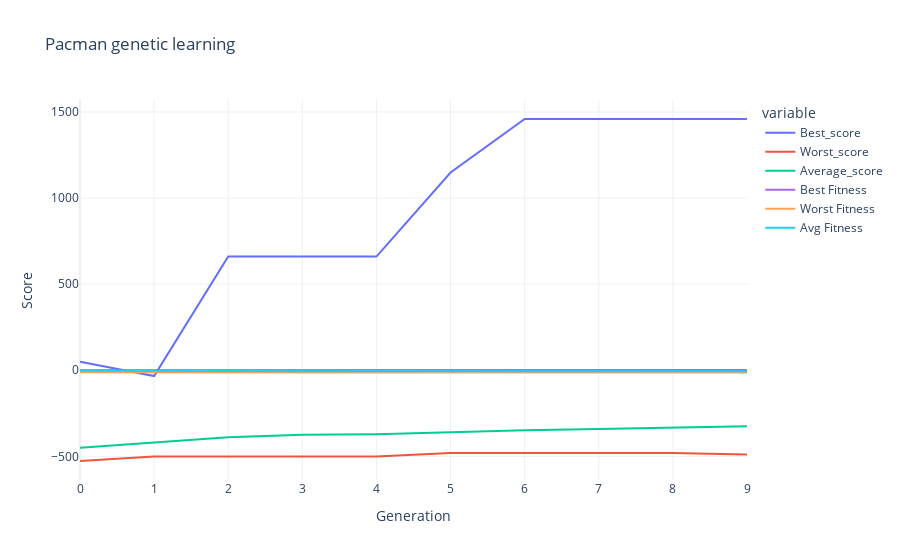

Notebook source saved alongside this figure:
### Code cell
fig = px.line(results, x='Generation', y=['Best_score', 'Worst_score', 'Average_score', 'Best Fitness', 'Worst Fitness', 'Avg Fitness'], title='Pacman genetic learning',
                  labels=dict(value = 'Score'), template='plotly_white')
fig.show()

### Figure 1 — Plotly figure (JSON) as saved in the notebook; plotly's stock layout.template omitted (floating-point values rounded to 4 significant figures)
{"data": [{"hovertemplate": "variable=Best_score<br>Generation=%{x}<br>Score=%{y}<extra></extra>", "legendgroup": "Best_score", "line": {"color": "#636efa", "dash": "solid"}, "mode": "lines", "name": "Best_score", "orientation": "v", "showlegend": true, "type": "scatter", "x": [0, 1, 2, 3, 4, 5, 6, 7, 8, 9], "xaxis": "x", "y": [49, -34, 660, 660, 660, 1148, 1459, 1459, 1459, 1459], "yaxis": "y"}, {"hovertemplate": "variable=Worst_score<br>Generation=%{x}<br>Score=%{y}<extra></extra>", "legendgroup": "Worst_score", "line": {"color": "#EF553B", "dash": "solid"}, "mode": "lines", "name": "Worst_score", "orientation": "v", "showlegend": true, "type": "scatter", "x": [0, 1, 2, 3, 4, 5, 6, 7, 8, 9], "xaxis": "x", "y": [-527, -501, -501, -501, -501, -481, -480, -480, -480, -489], "yaxis": "y"}, {"hovertemplate": "variable=Average_score<br>Generation=%{x}<br>Score=%{y}<extra></extra>", "legendgroup": "Average_score", "line": {"color": "#00cc96", "dash": "solid"}, "mode": "lines", "name": "Average_score", "orientation": "v", "showlegend": true, "type": "scatter", "x": [0, 1, 2, 3, 4, 5, 6, 7, 8, 9], "xaxis": "x", "y": [-450.5, -420.8, -388.4, -374.1, -371.6, -360.1, -348.3, -341.2, -335.3, -325.7], "yaxis": "y"}, {"hovertemplate": "variable=Best Fitness<br>Generation=%{x}<br>Score=%{y}<extra></extra>", "legendgroup": "Best Fitness", "line": {"color": "#ab63fa", "dash": "solid"}, "mode": "lines", "name": "Best Fitness", "orientation": "v", "showlegend": true, "type": "scatter", "x": [0, 1, 2, 3, 4, 5, 6, 7, 8, 9], "xaxis": "x", "y": [0.1008, -0.07658, 0.9218, 0.9218, 0.9218, 1.888, 1.888, 1.888, 1.888, 1.888], "yaxis": "y"}, {"hovertemplate": "variable=Worst Fitness<br>Generation=%{x}<br>Score=%{y}<extra></extra>", "legendgroup": "Worst Fitness", "line": {"color": "#FFA15A", "dash": "solid"}, "mode": "lines", "name": "Worst Fitness", "orientation": "v", "showlegend": true, "type": "scatter", "x": [0, 1, 2, 3, 4, 5, 6, 7, 8, 9], "xaxis": "x", "y": [-12.03, -10.88, -10.88, -12.39, -12.39, -12.39, -12.39, -12.39, -12.39, -12.39], "yaxis": "y"}, {"hovertemplate": "variable=Avg Fitness<br>Generation=%{x}<br>Score=%{y}<extra></extra>", "legendgroup": "Avg Fitness", "line": {"color": "#19d3f3", "dash": "solid"}, "mode": "lines", "name": "Avg Fitness", "orientation": "v", "showlegend": true, "type": "scatter", "x": [0, 1, 2, 3, 4, 5, 6, 7, 8, 9], "xaxis": "x", "y": [-3.601, -6.097, -4.885, -5.159, -5.648, -5.297, -5.372, -5.525, -5.453, -5.57], "yaxis": "y"}], "layout": {"legend": {"title": {"text": "variable"}, "tracegroupgap": 0}, "title": {"text": "Pacman genetic learning"}, "xaxis": {"anchor": "y", "domain": [0, 1], "title": {"text": "Generation"}}, "yaxis": {"anchor": "x", "domain": [0, 1], "title": {"text": "Score"}}}}
